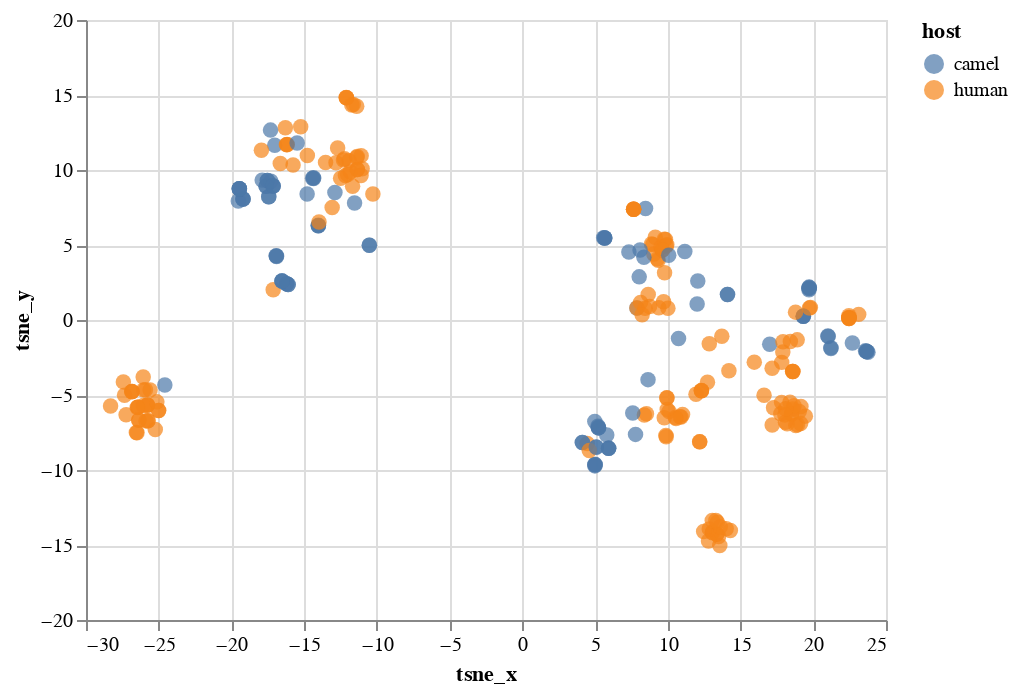

The notebook cell this image was saved under:
### Code cell
scatterplot_with_tooltip_interactive(merged_tsne_df,'tsne_x','tsne_y','tsne_x','tsne_y',['strain'],'host:N')

### Figure 1 — Vega-Lite specification as saved in the notebook (floating-point values rounded to 4 significant figures; data arrays with more than 128 entries replaced by an {"elided": "..."} marker saying what was removed)
{"$schema": "https://vega.github.io/schema/vega-lite/v3.4.0.json", "config": {"mark": {"tooltip": null}, "view": {"height": 300, "width": 400}}, "data": {"name": "data-1fe887106e62642b1e37a57c0394389e"}, "datasets": {"data-1fe887106e62642b1e37a57c0394389e": {"elided": "274 records"}}, "encoding": {"color": {"field": "host", "type": "nominal"}, "tooltip": [{"field": "strain", "type": "nominal"}], "x": {"field": "tsne_x", "title": "tsne_x", "type": "quantitative"}, "y": {"field": "tsne_y", "title": "tsne_y", "type": "quantitative"}}, "mark": {"size": 60, "type": "circle"}, "selection": {"selector030": {"bind": "scales", "encodings": ["x", "y"], "type": "interval"}}}
